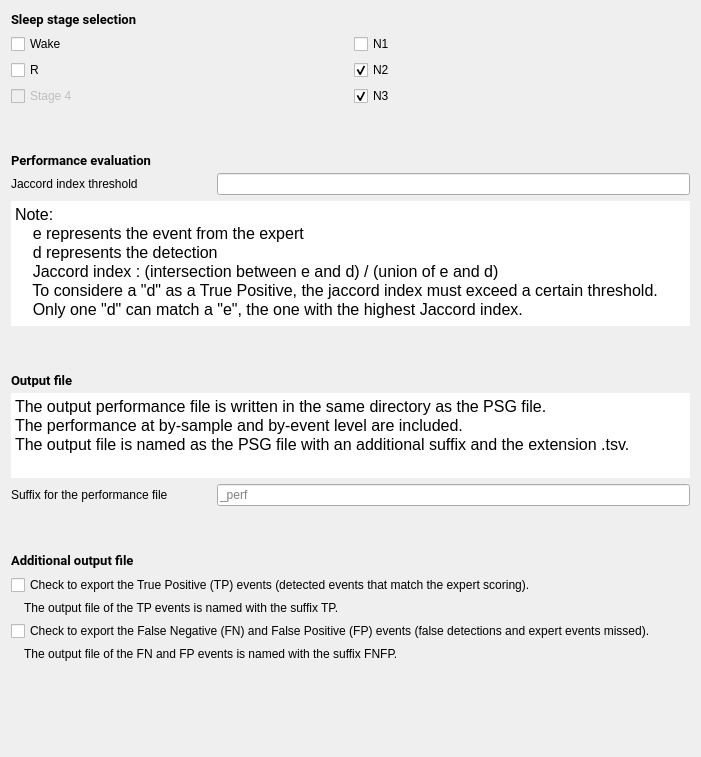
<?xml version="1.0" encoding="UTF-8"?>
<ui version="4.0">
 <class>OutputFilesStep</class>
 <widget class="QWidget" name="OutputFilesStep">
  <property name="geometry">
   <rect>
    <x>0</x>
    <y>0</y>
    <width>701</width>
    <height>757</height>
   </rect>
  </property>
  <property name="windowTitle">
   <string/>
  </property>
  <property name="styleSheet">
   <string>font: 12pt &quot;Roboto&quot;;</string>
  </property>
  <layout class="QVBoxLayout" name="verticalLayout_3">
   <item>
    <layout class="QVBoxLayout" name="verticalLayout">
     <item>
      <widget class="QLabel" name="label_5">
       <property name="font">
        <font>
         <family>Roboto</family>
         <pointsize>10</pointsize>
         <weight>50</weight>
         <italic>false</italic>
         <bold>false</bold>
        </font>
       </property>
       <property name="text">
        <string>&lt;html&gt;&lt;head/&gt;&lt;body&gt;&lt;p&gt;&lt;span style=&quot; font-weight:600;&quot;&gt;Sleep stage selection&lt;/span&gt;&lt;/p&gt;&lt;/body&gt;&lt;/html&gt;</string>
       </property>
      </widget>
     </item>
     <item>
      <layout class="QGridLayout" name="gridLayout">
       <item row="0" column="0">
        <widget class="QCheckBox" name="checkBox_W">
         <property name="text">
          <string>Wake</string>
         </property>
        </widget>
       </item>
       <item row="0" column="1">
        <widget class="QCheckBox" name="checkBox_1">
         <property name="text">
          <string>N1</string>
         </property>
         <property name="checked">
          <bool>false</bool>
         </property>
        </widget>
       </item>
       <item row="1" column="0">
        <widget class="QCheckBox" name="checkBox_R">
         <property name="text">
          <string>R</string>
         </property>
        </widget>
       </item>
       <item row="1" column="1">
        <widget class="QCheckBox" name="checkBox_2">
         <property name="text">
          <string>N2</string>
         </property>
         <property name="checked">
          <bool>true</bool>
         </property>
        </widget>
       </item>
       <item row="2" column="0">
        <widget class="QCheckBox" name="checkBox_4">
         <property name="enabled">
          <bool>false</bool>
         </property>
         <property name="text">
          <string>Stage 4</string>
         </property>
        </widget>
       </item>
       <item row="2" column="1">
        <widget class="QCheckBox" name="checkBox_3">
         <property name="text">
          <string>N3</string>
         </property>
         <property name="checked">
          <bool>true</bool>
         </property>
        </widget>
       </item>
      </layout>
     </item>
     <item>
      <spacer name="verticalSpacer_3">
       <property name="orientation">
        <enum>Qt::Vertical</enum>
       </property>
       <property name="sizeType">
        <enum>QSizePolicy::Fixed</enum>
       </property>
       <property name="sizeHint" stdset="0">
        <size>
         <width>20</width>
         <height>40</height>
        </size>
       </property>
      </spacer>
     </item>
     <item>
      <widget class="QLabel" name="label">
       <property name="maximumSize">
        <size>
         <width>16777215</width>
         <height>15</height>
        </size>
       </property>
       <property name="font">
        <font>
         <family>Roboto</family>
         <pointsize>10</pointsize>
         <weight>50</weight>
         <italic>false</italic>
         <bold>false</bold>
        </font>
       </property>
       <property name="text">
        <string>&lt;html&gt;&lt;head/&gt;&lt;body&gt;&lt;p&gt;&lt;span style=&quot; font-weight:600;&quot;&gt;Performance evaluation&lt;/span&gt;&lt;/p&gt;&lt;/body&gt;&lt;/html&gt;</string>
       </property>
      </widget>
     </item>
     <item>
      <layout class="QHBoxLayout" name="horizontalLayout">
       <item>
        <widget class="QLabel" name="label_2">
         <property name="minimumSize">
          <size>
           <width>200</width>
           <height>0</height>
          </size>
         </property>
         <property name="maximumSize">
          <size>
           <width>200</width>
           <height>16777215</height>
          </size>
         </property>
         <property name="text">
          <string>Jaccord index threshold</string>
         </property>
        </widget>
       </item>
       <item>
        <widget class="QLineEdit" name="lineEdit_jaccord"/>
       </item>
      </layout>
     </item>
     <item>
      <widget class="QTextEdit" name="textEdit">
       <property name="minimumSize">
        <size>
         <width>500</width>
         <height>0</height>
        </size>
       </property>
       <property name="maximumSize">
        <size>
         <width>16777215</width>
         <height>125</height>
        </size>
       </property>
       <property name="frameShape">
        <enum>QFrame::HLine</enum>
       </property>
       <property name="lineWidth">
        <number>0</number>
       </property>
       <property name="readOnly">
        <bool>true</bool>
       </property>
       <property name="html">
        <string>&lt;!DOCTYPE HTML PUBLIC &quot;-//W3C//DTD HTML 4.0//EN&quot; &quot;http://www.w3.org/TR/REC-html40/strict.dtd&quot;&gt;
&lt;html&gt;&lt;head&gt;&lt;meta name=&quot;qrichtext&quot; content=&quot;1&quot; /&gt;&lt;style type=&quot;text/css&quot;&gt;
p, li { white-space: pre-wrap; }
&lt;/style&gt;&lt;/head&gt;&lt;body style=&quot; font-family:'Roboto'; font-size:12pt; font-weight:400; font-style:normal;&quot;&gt;
&lt;p style=&quot; margin-top:0px; margin-bottom:0px; margin-left:0px; margin-right:0px; -qt-block-indent:0; text-indent:0px;&quot;&gt;Note:&lt;/p&gt;
&lt;p style=&quot; margin-top:0px; margin-bottom:0px; margin-left:0px; margin-right:0px; -qt-block-indent:0; text-indent:0px;&quot;&gt;    e represents the event from the expert&lt;/p&gt;
&lt;p style=&quot; margin-top:0px; margin-bottom:0px; margin-left:0px; margin-right:0px; -qt-block-indent:0; text-indent:0px;&quot;&gt;    d represents the detection&lt;/p&gt;
&lt;p style=&quot; margin-top:0px; margin-bottom:0px; margin-left:0px; margin-right:0px; -qt-block-indent:0; text-indent:0px;&quot;&gt;    Jaccord index : (intersection between e and d) / (union of e and d)&lt;/p&gt;
&lt;p style=&quot; margin-top:0px; margin-bottom:0px; margin-left:0px; margin-right:0px; -qt-block-indent:0; text-indent:0px;&quot;&gt;    To considere a &amp;quot;d&amp;quot; as a True Positive, the jaccord index must exceed a certain threshold.&lt;/p&gt;
&lt;p style=&quot; margin-top:0px; margin-bottom:0px; margin-left:0px; margin-right:0px; -qt-block-indent:0; text-indent:0px;&quot;&gt;    Only one &amp;quot;d&amp;quot; can match a &amp;quot;e&amp;quot;, the one with the highest Jaccord index.&lt;/p&gt;&lt;/body&gt;&lt;/html&gt;</string>
       </property>
      </widget>
     </item>
     <item>
      <spacer name="verticalSpacer">
       <property name="orientation">
        <enum>Qt::Vertical</enum>
       </property>
       <property name="sizeType">
        <enum>QSizePolicy::Fixed</enum>
       </property>
       <property name="sizeHint" stdset="0">
        <size>
         <width>20</width>
         <height>40</height>
        </size>
       </property>
      </spacer>
     </item>
     <item>
      <layout class="QVBoxLayout" name="verticalLayout_2">
       <item>
        <widget class="QLabel" name="label_3">
         <property name="maximumSize">
          <size>
           <width>16777215</width>
           <height>15</height>
          </size>
         </property>
         <property name="font">
          <font>
           <family>Roboto</family>
           <pointsize>10</pointsize>
           <weight>50</weight>
           <italic>false</italic>
           <bold>false</bold>
          </font>
         </property>
         <property name="text">
          <string>&lt;html&gt;&lt;head/&gt;&lt;body&gt;&lt;p&gt;&lt;span style=&quot; font-weight:600;&quot;&gt;Output file&lt;/span&gt;&lt;/p&gt;&lt;/body&gt;&lt;/html&gt;</string>
         </property>
        </widget>
       </item>
       <item>
        <widget class="QTextEdit" name="textEdit_2">
         <property name="maximumSize">
          <size>
           <width>16777215</width>
           <height>85</height>
          </size>
         </property>
         <property name="frameShape">
          <enum>QFrame::HLine</enum>
         </property>
         <property name="lineWidth">
          <number>0</number>
         </property>
         <property name="readOnly">
          <bool>true</bool>
         </property>
         <property name="html">
          <string>&lt;!DOCTYPE HTML PUBLIC &quot;-//W3C//DTD HTML 4.0//EN&quot; &quot;http://www.w3.org/TR/REC-html40/strict.dtd&quot;&gt;
&lt;html&gt;&lt;head&gt;&lt;meta name=&quot;qrichtext&quot; content=&quot;1&quot; /&gt;&lt;style type=&quot;text/css&quot;&gt;
p, li { white-space: pre-wrap; }
&lt;/style&gt;&lt;/head&gt;&lt;body style=&quot; font-family:'Roboto'; font-size:12pt; font-weight:400; font-style:normal;&quot;&gt;
&lt;p style=&quot; margin-top:0px; margin-bottom:0px; margin-left:0px; margin-right:0px; -qt-block-indent:0; text-indent:0px;&quot;&gt;The output performance file is written in the same directory as the PSG file.&lt;/p&gt;
&lt;p style=&quot; margin-top:0px; margin-bottom:0px; margin-left:0px; margin-right:0px; -qt-block-indent:0; text-indent:0px;&quot;&gt;The performance at by-sample and by-event level are included.&lt;/p&gt;
&lt;p style=&quot; margin-top:0px; margin-bottom:0px; margin-left:0px; margin-right:0px; -qt-block-indent:0; text-indent:0px;&quot;&gt;The output file is named as the PSG file with an additional suffix and the extension .tsv.&lt;/p&gt;&lt;/body&gt;&lt;/html&gt;</string>
         </property>
        </widget>
       </item>
       <item>
        <layout class="QHBoxLayout" name="horizontalLayout_2">
         <item>
          <widget class="QLabel" name="label_4">
           <property name="minimumSize">
            <size>
             <width>200</width>
             <height>0</height>
            </size>
           </property>
           <property name="maximumSize">
            <size>
             <width>200</width>
             <height>16777215</height>
            </size>
           </property>
           <property name="text">
            <string>Suffix for the performance file</string>
           </property>
          </widget>
         </item>
         <item>
          <widget class="QLineEdit" name="lineEdit_suffix">
           <property name="placeholderText">
            <string>_perf</string>
           </property>
          </widget>
         </item>
        </layout>
       </item>
      </layout>
     </item>
     <item>
      <spacer name="verticalSpacer_4">
       <property name="orientation">
        <enum>Qt::Vertical</enum>
       </property>
       <property name="sizeType">
        <enum>QSizePolicy::Fixed</enum>
       </property>
       <property name="sizeHint" stdset="0">
        <size>
         <width>20</width>
         <height>40</height>
        </size>
       </property>
      </spacer>
     </item>
     <item>
      <widget class="QLabel" name="label_title">
       <property name="font">
        <font>
         <family>Roboto</family>
         <pointsize>10</pointsize>
         <weight>50</weight>
         <italic>false</italic>
         <bold>false</bold>
        </font>
       </property>
       <property name="text">
        <string>&lt;html&gt;&lt;head/&gt;&lt;body&gt;&lt;p&gt;&lt;span style=&quot; font-weight:600;&quot;&gt;Additional output file&lt;/span&gt;&lt;/p&gt;&lt;/body&gt;&lt;/html&gt;</string>
       </property>
      </widget>
     </item>
     <item>
      <widget class="QCheckBox" name="checkBox_TP_exp">
       <property name="text">
        <string>Check to export the True Positive (TP) events (detected events that match the expert scoring).</string>
       </property>
      </widget>
     </item>
     <item>
      <widget class="QLabel" name="label_6">
       <property name="text">
        <string>    The output file of the TP events is named with the suffix TP.</string>
       </property>
      </widget>
     </item>
     <item>
      <widget class="QCheckBox" name="checkBox_FPFN_exp">
       <property name="text">
        <string>Check to export the False Negative (FN) and False Positive (FP) events (false detections and expert events missed).</string>
       </property>
      </widget>
     </item>
     <item>
      <widget class="QLabel" name="label_7">
       <property name="text">
        <string>    The output file of the FN and FP events is named with the suffix FNFP.</string>
       </property>
      </widget>
     </item>
     <item>
      <spacer name="verticalSpacer_2">
       <property name="orientation">
        <enum>Qt::Vertical</enum>
       </property>
       <property name="sizeHint" stdset="0">
        <size>
         <width>20</width>
         <height>40</height>
        </size>
       </property>
      </spacer>
     </item>
    </layout>
   </item>
  </layout>
 </widget>
 <resources>
  <include location="../../../../../scinodes_poc/src/main/python/ui/themes/themes.qrc"/>
 </resources>
 <connections/>
</ui>
